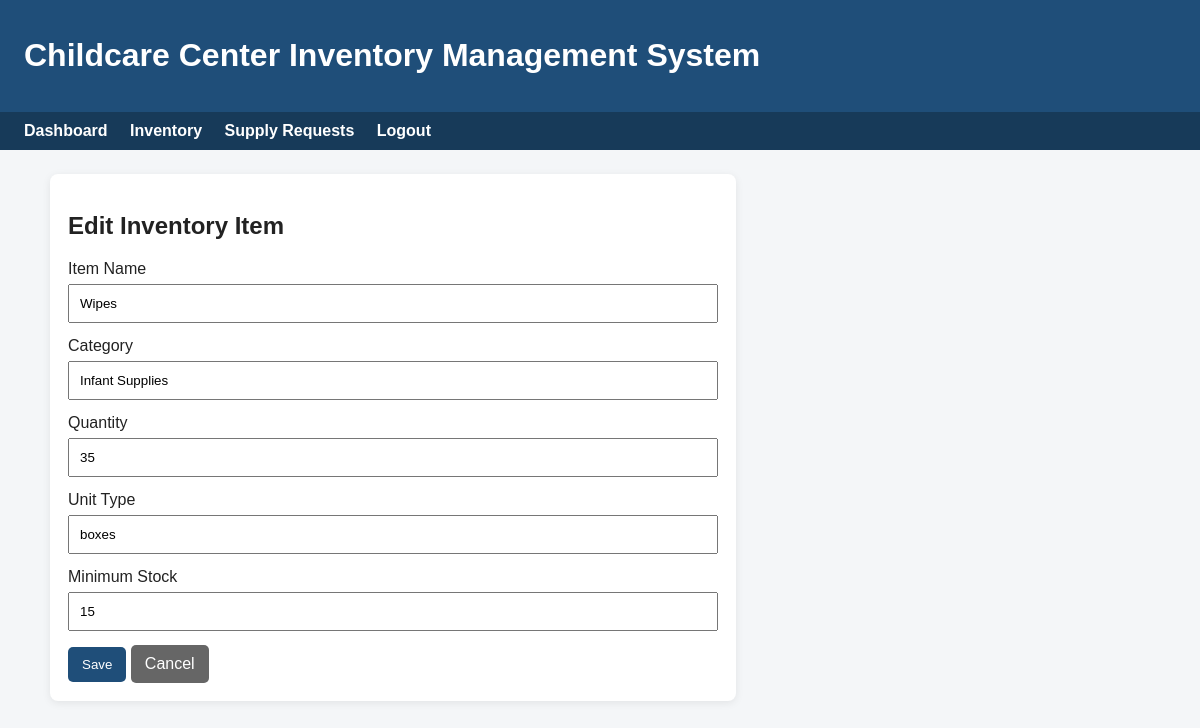
The app's page /inventory/2/edit (signed in) with its own data.
### tables this page shows
CREATE TABLE inventory_items (
            id INTEGER PRIMARY KEY AUTOINCREMENT,
            name TEXT NOT NULL,
            category TEXT NOT NULL,
            quantity INTEGER NOT NULL CHECK(quantity >= 0),
            unit_type TEXT NOT NULL,
            minimum_stock INTEGER NOT NULL CHECK(minimum_stock >= 0),
            UNIQUE(name, category)
        );

### app.py (the view, shortened to what this page needs)
@app.route("/inventory/<int:item_id>/edit", methods=["GET", "POST"])
@login_required
@manager_required
def edit_item(item_id):
    conn = get_db()
    item = conn.execute("SELECT * FROM inventory_items WHERE id = ?", (item_id,)).fetchone()
    if not item:
        conn.close()
        flash("Inventory item not found.", "danger")
        return redirect(url_for("inventory"))
    conn.close()
    return render_template("item_form.html", item=item)

### app.py (called while the page is built)
def get_db():
    conn = sqlite3.connect(DB_PATH)
    conn.row_factory = sqlite3.Row
    return conn

def login_required(view):
    @wraps(view)
    def wrapped_view(*args, **kwargs):
        if "user" not in session:
            flash("Please log in first.", "warning")
            return redirect(url_for("login"))
        return view(*args, **kwargs)
    return wrapped_view

def manager_required(view):
    @wraps(view)
    def wrapped_view(*args, **kwargs):
        if session.get("role") not in ("admin", "manager"):
            flash("You do not have permission to access that page.", "danger")
            return redirect(url_for("dashboard"))
        return view(*args, **kwargs)
    return wrapped_view

### templates/item_form.html
{% extends "base.html" %}
{% block content %}
<div class="card" style="max-width: 650px;">
    <h2>{% if item %}Edit Inventory Item{% else %}Add Inventory Item{% endif %}</h2>
    <form method="post">
        <label>Item Name</label>
        <input name="name" required value="{{ item.name if item else '' }}">
        <label>Category</label>
        <input name="category" required value="{{ item.category if item else '' }}">
        <label>Quantity</label>
        <input name="quantity" type="number" min="0" required value="{{ item.quantity if item else 0 }}">
        <label>Unit Type</label>
        <input name="unit_type" required value="{{ item.unit_type if item else '' }}" placeholder="boxes, packs, rolls">
        <label>Minimum Stock</label>
        <input name="minimum_stock" type="number" min="0" required value="{{ item.minimum_stock if item else 0 }}">
        <button type="submit">Save</button>
        <a class="button secondary" href="{{ url_for('inventory') }}">Cancel</a>
    </form>
</div>
{% endblock %}

### templates/base.html (style rules this page uses)
body { font-family: Arial, sans-serif; margin: 0; background: #f4f6f8; color: #222; }
.card { background: white; padding: 18px; border-radius: 8px; box-shadow: 0 2px 8px rgba(0,0,0,.08); margin-bottom: 18px; }
input, select, textarea { width: 100%; padding: 10px; margin: 6px 0 14px; box-sizing: border-box; }
button, .button { background: #1f4e79; color: white; border: none; padding: 10px 14px; border-radius: 5px; cursor: pointer; text-decoration: none; display: inline-block; }
.button.secondary { background: #666; }

### records on screen
inventory_items: name "Wipes", category "Infant Supplies", quantity "35", unit_type "boxes", minimum_stock "15"
